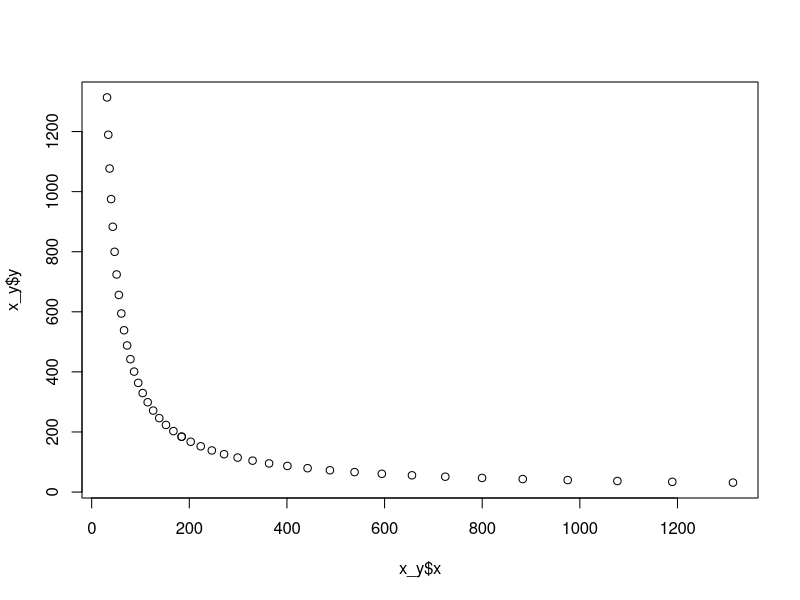

This figure's R source:
 # double[] r_a_utm = Helpers.convertLatLngToUtmNthingEasting(r_a.getLat(), r_a.getLon()); // RETURNS IN [NTHING===Y , EASTING===X]
 # double[] r_b_utm = Helpers.convertLatLngToUtmNthingEasting(r_b.getLat(), r_b.getLon());

 # double c = Math.sqrt(Math.pow((r_a_utm[1] - r_b_utm[1]), 2) + Math.pow((r_a_utm[0] - r_b_utm[0]), 2)) / 2; // focus length from origin, +-c respectively
 # double a = (obs.getMeas() * Helpers.SPEED_OF_LIGHT) / 2;
 # double b = Math.sqrt(Math.abs(Math.pow(c, 2) - Math.pow(a, 2))); // c = sqrt(a^2+b^2)
 # double ca = (r_b_utm[1] - r_a_utm[1]) / (2 * c);
 # double sa = (r_b_utm[0] - r_a_utm[0]) / (2 * c); //# COS and SIN of rot angle
 # for (double t = -2; t <= 2; t += 0.1) {
 	# double X = a * Math.cosh(t);
 	# double Y = b * Math.sinh(t); //# Hyperbola branch
 	# double x = (r_a_utm[1] + r_b_utm[1]) / 2 + X * ca - Y * sa; //# Rotated and translated
    # double y = (r_a_utm[0] + r_b_utm[0]) / 2 + X * sa + Y * ca;
    # UTMRef utmMeas = new UTMRef(x, y, this.geoMission.getLatZone(), this.geoMission.getLonZone());
    # LatLng ltln = utmMeas.toLatLng();
    # measurementHyperbola.add(new double[]{ltln.getLat(), ltln.getLng()});
  # }
                    
c <- 2^2
print(c)

x1 <- 5
y1 <- 5
x2 <- 10
y2 <- 10
ddoa <- 500 ## ddoa = tdoa * speed_of_light

c = sqrt((x1 - x2)^2 + (y1 - y2)^2) / 2; # focus length from origin, +-c respectively
a <- (ddoa) / 2;
b <- sqrt(abs(c^2 - a^2)); # c = sqrt(a^2+b^2)
ca <- (x2 - x1) / (2 * c); 
sa <- (y2 - y1) / (2 * c); # COS and SIN of rot angle

print(c)
print(a)
print(b)
print(ca)
print(sa)

result <- list()

   X <- a * cosh(0);
   Y <- b * sinh(0); # Hyperbola branch
   x <- (x1 + x2) / 2 + X * ca - Y * sa; # Rotated and translated
   y <- (y1 + y2) / 2 + X * sa + Y * ca;
x_y <- data.frame(x,y)
colnames(x_y) <- c("x","y")

for(t in seq(-2, 2, 0.1)) {
	print(t)
   X <- a * cosh(t);
   Y <- b * sinh(t); # Hyperbola branch
   x <- (x1 + x2) / 2 + X * ca - Y * sa; # Rotated and translated
   y <- (y1 + y2) / 2 + X * sa + Y * ca;
   
	x_y_ <- data.frame(x,y)
	colnames(x_y_) <- c("x","y")
	
   x_y <- rbind(x_y, x_y_)
}

print(x_y)
plot(x_y$x,x_y$y) ## PLOTS Single hyperbola branch


